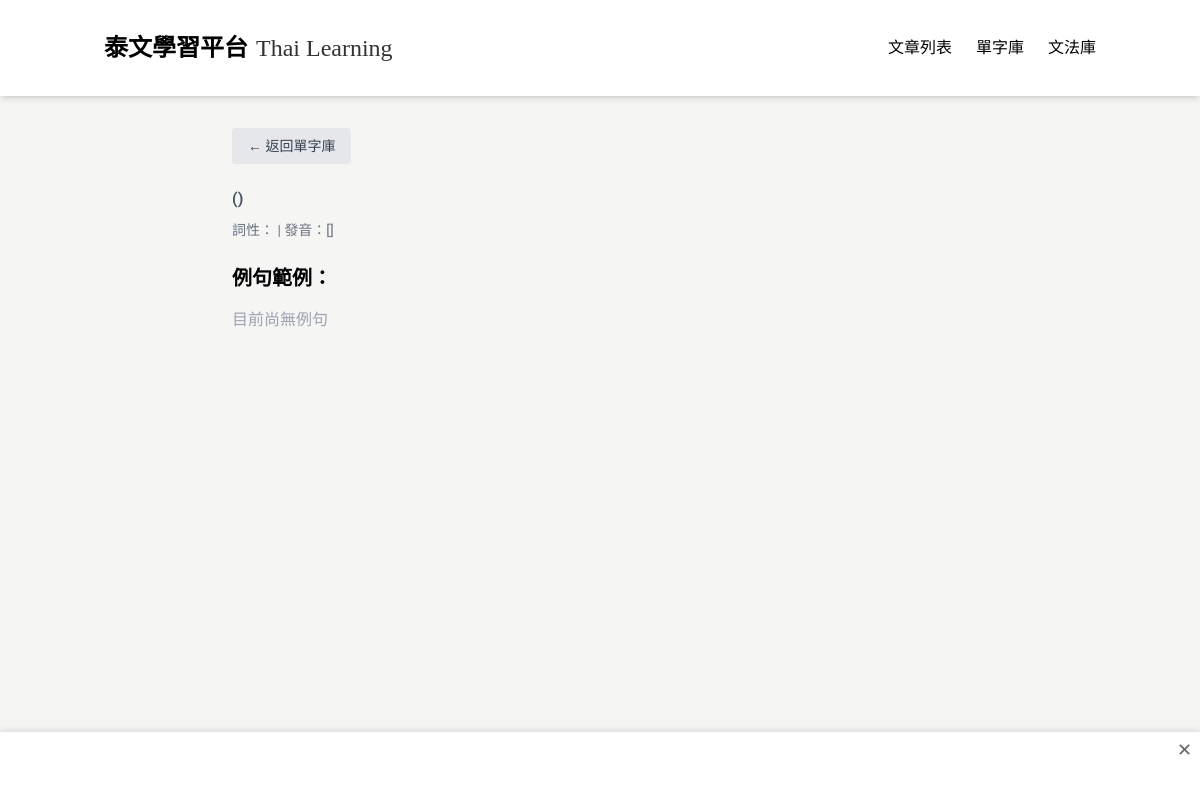
The app's page /word/511, older data.
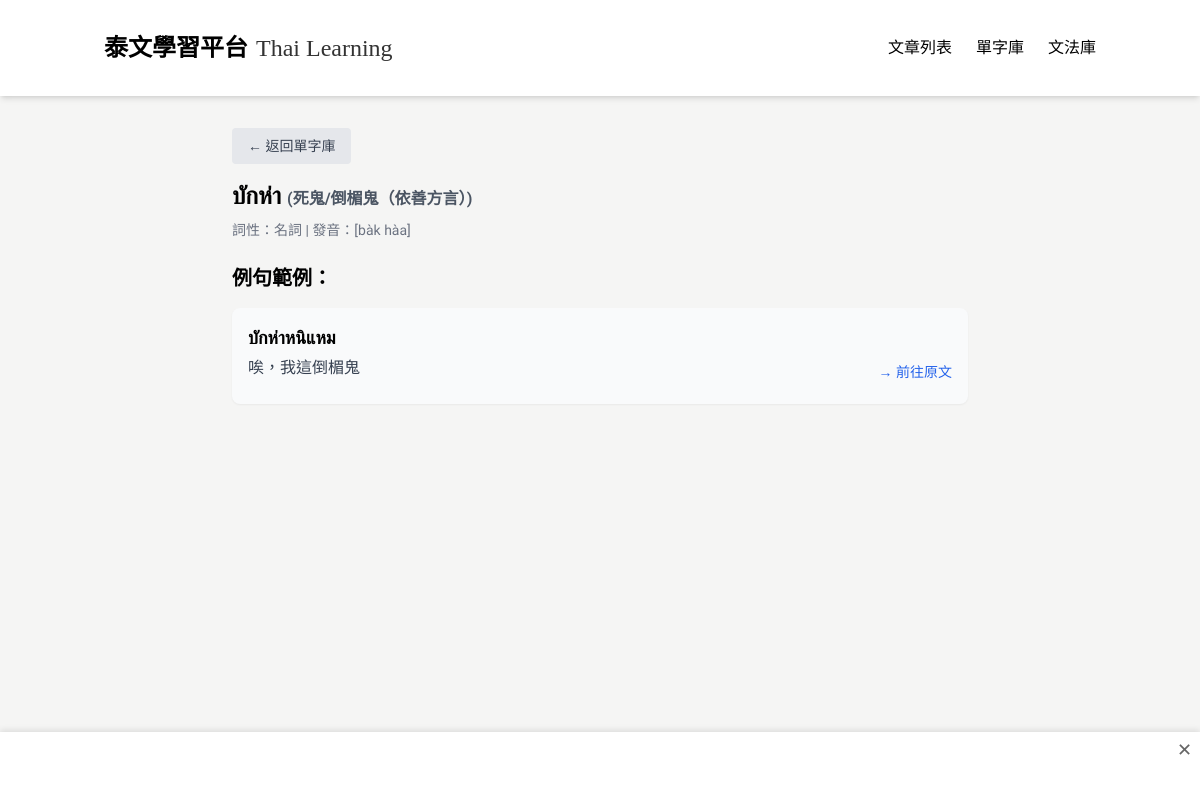
The same page, newer data.
### tables this page shows
CREATE TABLE Word (
            id INTEGER PRIMARY KEY AUTOINCREMENT,
            thai TEXT,
            chinese TEXT,
            type TEXT,
            pronunciation TEXT,
            articleId INTEGER,
            createdAt TEXT,
            updatedAt TEXT
        );

CREATE TABLE WordExample (
    id INTEGER PRIMARY KEY AUTOINCREMENT,
    thai TEXT NOT NULL,
    chinese TEXT NOT NULL,
    wordId INTEGER NOT NULL,
    createdAt TEXT NOT NULL,
    updatedAt TEXT NOT NULL, articleId INTEGER REFERENCES Article(id),
    FOREIGN KEY (wordId) REFERENCES Word(id)
);

### app_sqlite.py (the view)
@app.route('/word/<int:word_id>')
def word_detail(word_id):
    conn = get_db_connection()
    word = conn.execute('SELECT * FROM Word WHERE id = ?', (word_id,)).fetchone()
    articles = conn.execute("""
        SELECT Article.*
        FROM Article
        JOIN WordArticle ON Article.id = WordArticle.articleId
        WHERE WordArticle.wordId = ? AND Article.status = 'published'
        ORDER BY Article.createdAt DESC
    """, (word_id,)).fetchall()
    examples = conn.execute("""
        SELECT * FROM WordExample
        WHERE wordId = ?
        ORDER BY createdAt DESC
    """, (word_id,)).fetchall()
    conn.close()
    return render_template('word_detail.html', word=word, articles=articles, examples=examples)

### app_sqlite.py (called while the page is built)
def get_db_connection():
    base_path = os.path.dirname(os.path.abspath(__file__))
    db_path = os.path.join(base_path, 'data.db')
    conn = sqlite3.connect(db_path)  # SQLite 檔名
    conn.row_factory = sqlite3.Row     # 讓取出的資料像字典一樣操作
    return conn

### templates/word_detail.html (shortened to what this page needs)
{% extends "base.html" %}
{% block content %}
<div class="max-w-3xl mx-auto px-4 py-8">
  <div class="mb-4">
    <a href="/vocabulary" class="inline-block px-4 py-2 bg-gray-200 text-gray-700 rounded hover:bg-gray-300 text-sm">
      ← 返回單字庫
    </a>
  </div>
  <h1 class="text-2xl font-bold mb-2">{{ word.thai }} <span class="text-base text-gray-600">({{ word.chinese }})</span></h1>
  <p class="text-sm text-gray-500 mb-6">詞性：{{ word.type }} | 發音：[{{ word.pronunciation }}]</p>
  <h2 class="text-xl font-semibold mb-4">例句範例：</h2>
  <ul class="space-y-4">
    {% for example in examples %}
    <li class="bg-gray-50 p-4 rounded-lg shadow-sm">
      <p class="thai-text text-lg font-semibold mb-1">{{ example.thai }}</p>
      <div class="flex justify-between items-center">
        <p class="text-gray-700 mb-2">{{ example.chinese }}</p>
        {% if example.articleId %}
          <a href="/article/{{ example.articleId }}" class="text-sm text-blue-600 hover:underline ml-4 whitespace-nowrap">→ 前往原文</a>
        {% else %}
          <span class="text-sm text-gray-400 ml-4 whitespace-nowrap">無原文連結</span>
        {% endif %}
      </div>
    </li>
    {% else %}
    <li class="text-gray-400">目前尚無例句</li>
    {% endfor %}
  </ul>
</div>
{% endblock %}

### templates/base.html (shortened to what this page needs)
<!DOCTYPE html>
<html lang="zh-TW">
<head>
  <script src="https://cdn.tailwindcss.com"></script>
</head>
<body>
  <nav class="bg-white shadow-md sticky top-0 z-50">
    <div class="container mx-auto px-4 py-4">
      <div class="flex justify-between items-center py-4">
        <div class="flex items-center space-x-2">
          <a href="/" class="flex items-end space-x-2">
            <span class="nav-title text-2xl font-bold text-black">泰文學習平台</span>
            <span class="nav-subtitle text-2xl text-black/80">Thai Learning</span>
          </a>
        </div>
        <div class="hidden md:flex space-x-6">
          <a href="/" class="tab-btn active-tab text-black hover:text-gray-700" data-tab="articles">文章列表</a>
          <a href="/vocabulary" class="text-black hover:text-gray-700">單字庫</a>
          <a href="/grammar" class="text-black hover:text-gray-700">文法庫</a>
        </div>
      </div>
    </div>
  </nav>
  {% block content %}{% endblock %}
  <div id="floating-ad" style="position: fixed; bottom: 0; left: 0; width: 100%; z-index: 1000; background: #fff; text-align: center; padding: 4px 0; box-shadow: 0 -2px 6px rgba(0,0,0,0.1); overflow: hidden; display: none;">
    <button onclick="document.getElementById('floating-ad').style.display='none'" style="position:absolute; top:4px; right:8px; background:transparent; border:none; font-size:18px; color:#666;">✕</button>
    <div style="max-height: 60px; overflow: hidden;">
      <ins class="adsbygoogle"
           style="display:block; width:100%; height:60px;"
           data-ad-client="ca-pub-7245647492359616"
           data-ad-slot="4317518533"
           data-ad-format="auto"
           data-full-width-responsive="true"></ins>
    </div>
  </div>
</body>
</html>

### templates/base.html (style rules this page uses)
:root { --main-color: #FCD34D; --main-color-hover: #FBBF24; --main-color-light: #FFFDEA; --main-color-light-hover: #FEF3C7; --main-color-bg: #ffffff; --main-color-dark: #1F2937; --main-color-darker: #111827; }
body { font-family: 'Noto Sans TC', 'Sarabun', sans-serif; background-color: #F5F5F4; }
.thai-text { font-family: 'Sarabun', sans-serif; }
.nav-title { font-family: 'Jin Xuan', '金萱體', 'Noto Sans TC', sans-serif; font-weight: bold; }
.nav-subtitle { font-family: 'Times New Roman', serif; font-size: 1.5rem; line-height: 2rem; }

Row changes from the older to the newer data that the page shows:
added Word: thai "บักห่า", chinese "死鬼/倒楣鬼（依善方言）", type "名詞", pronunciation "bàk hàa"
added WordExample: thai "บักห่าหนิแหม", chinese "唉，我這倒楣鬼"
Text that changed along with them:
text no longer shown: "目前尚無例句"
